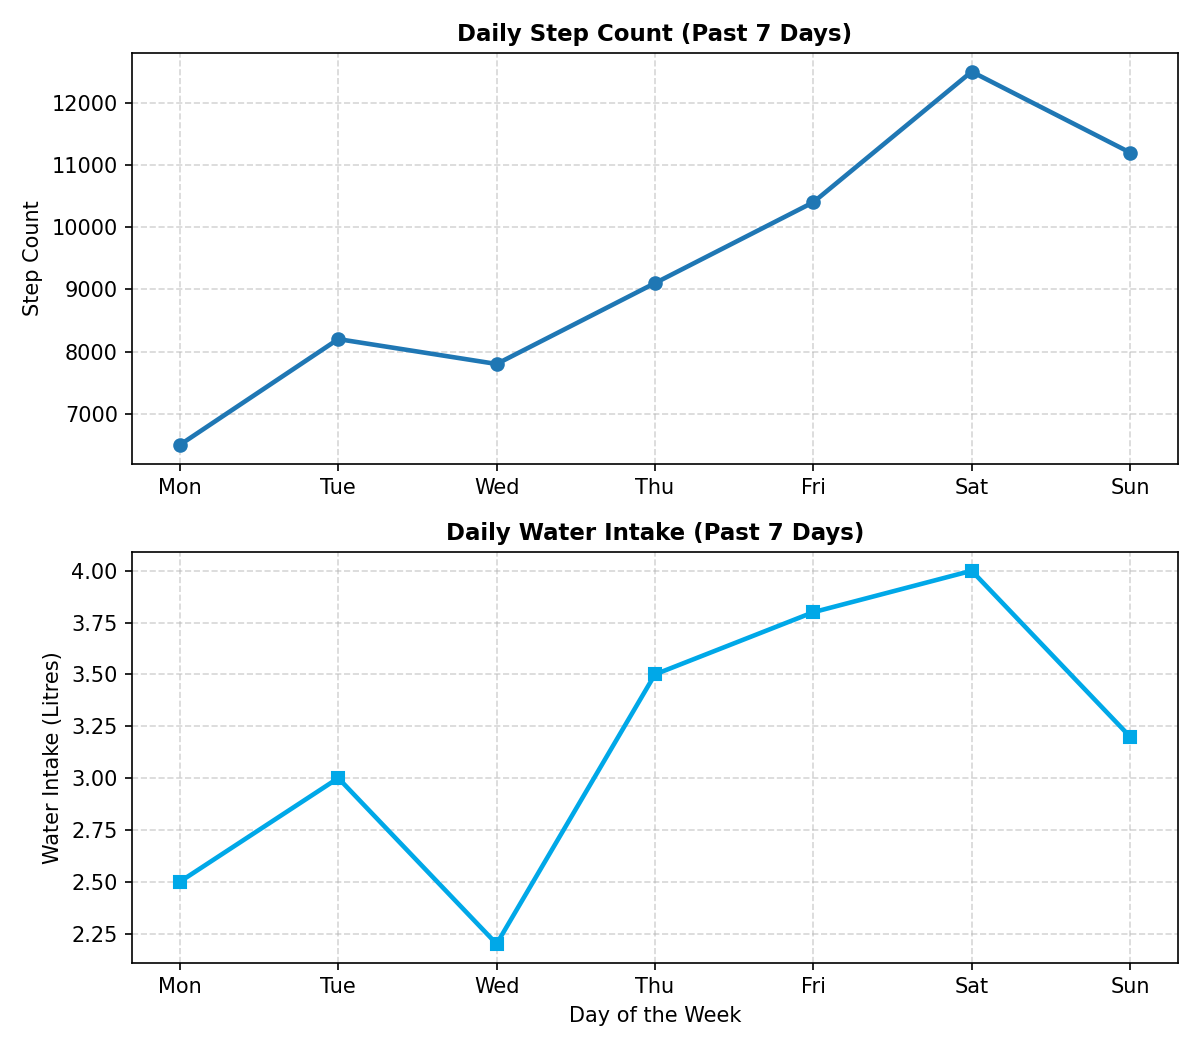

Reproduce this figure in Python.

import matplotlib
matplotlib.use('Agg')
import matplotlib.pyplot as plt

days = ['Mon', 'Tue', 'Wed', 'Thu', 'Fri', 'Sat', 'Sun']
steps = [6500, 8200, 7800, 9100, 10400, 12500, 11200]
water_litres = [2.5, 3.0, 2.2, 3.5, 3.8, 4.0, 3.2]

plt.figure(figsize=(8, 7))

plt.subplot(2, 1, 1)
plt.plot(days, steps, color='#1f77b4', marker='o', linewidth=2.2, markersize=6)
plt.title('Daily Step Count (Past 7 Days)', fontsize=11, fontweight='bold')
plt.ylabel('Step Count', fontsize=10)
plt.grid(True, linestyle='--', alpha=0.5)

plt.subplot(2, 1, 2)
plt.plot(days, water_litres, color='#00A8E8', marker='s', linewidth=2.2, markersize=6)
plt.title('Daily Water Intake (Past 7 Days)', fontsize=11, fontweight='bold')
plt.xlabel('Day of the Week', fontsize=10)
plt.ylabel('Water Intake (Litres)', fontsize=10)
plt.grid(True, linestyle='--', alpha=0.5)

plt.tight_layout()
plt.savefig('session7_task1_health_subplots.png', dpi=150)
plt.close()

print("session7_task1_health_subplots.py executed successfully. Chart saved as session7_task1_health_subplots.png (150 DPI).")
